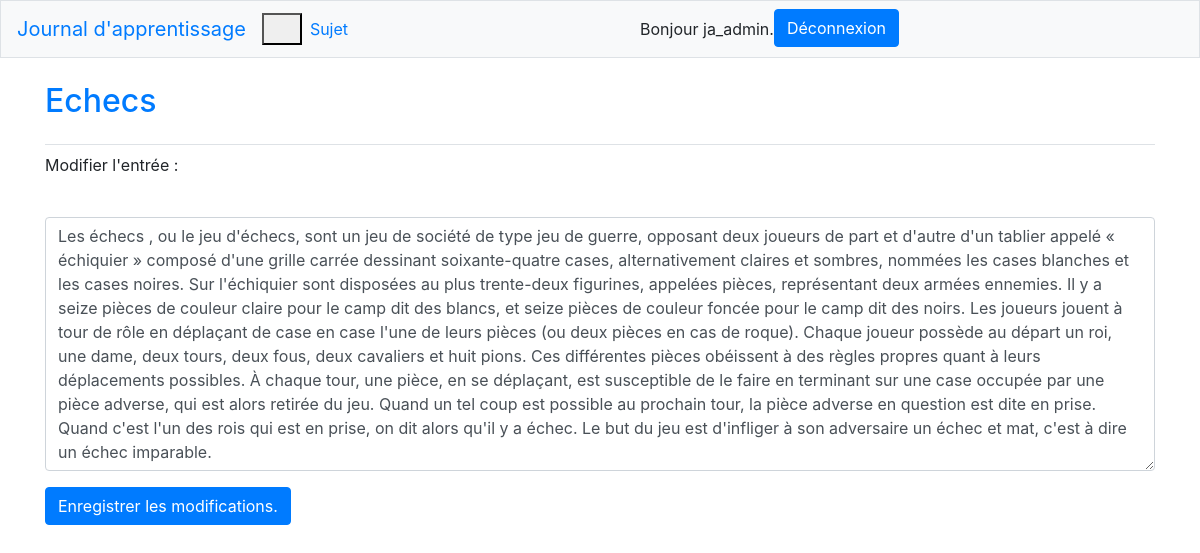
The page /edit_entry/1/ (signed in) on the database its author committed.
### journaux_apprentissage/models.py (models this page shows, shortened)
class Topic(models.Model):
    text = models.CharField(max_length=200)
    date_added = models.DateTimeField(auto_now_add=True)
    owner = models.ForeignKey(User, on_delete=models.CASCADE)
    def __str__(self):
        return self.text

class Entry(models.Model):
    topic = models.ForeignKey(Topic, on_delete=models.CASCADE)
    date_added = models.DateTimeField(auto_now_add=True)
    text = models.TextField()
    class Meta:
        verbose_name_plural = 'entries'

### journaux_apprentissage/views.py (the view)
# urls.py: path('edit_entry/<int:entry_id>/', views.edit_entry, name='edit_entry'),
@login_required
def edit_entry(request, entry_id):
    entry = Entry.objects.get(id=entry_id)
    topic = entry.topic
    if topic.owner != request.user:
        raise Http404
    if request.method != 'POST':
        form = EntryForm(instance=entry)
    else:
        form = EntryForm(instance=entry, data=request.POST)
        if form.is_valid():
            form.save()
            return redirect('journaux_apprentissage:topic', topic_id=topic.id)
    context = {'entry': entry, 'topic': topic, 'form': form}
    return render(request, 'journaux_apprentissage/edit_entry.html', context)

### journaux_apprentissage/forms.py
class EntryForm(forms.ModelForm):
    class Meta:
        model = Entry
        fields = ['text']
        labels = {'text': ''}
        widgets =  {'text': forms.Textarea(attrs={'cols': 80})}

### journaux_apprentissage/templates/journaux_apprentissage/edit_entry.html (shortened to what this page needs)
{% extends "journaux_apprentissage/base.html" %}
{% load bootstrap4 %}
{% block page_header %}
    <h2>
        <p><a href="{% url 'journaux_apprentissage:topic' topic.id %}">
            {{ topic }}</a></p>
{% endblock page_header %}
{% block content %}
    <p>Modifier l'entrée :</p>
    <form method="post" action="{% url 'journaux_apprentissage:edit_entry' entry.id %}"
        class="form">
        {% bootstrap_form form %}
        {% buttons %}
            <button name="submit" class="btn btn-primary">
                Enregistrer les modifications.</button>
        {% endbuttons %}
    </form>
{% endblock content %}

### journaux_apprentissage/templates/journaux_apprentissage/base.html (shortened to what this page needs)
{% load bootstrap4 %}
<!doctype html>
<html lang="fr">
<head>
    {% bootstrap_css %}
</head>
<body>
    <nav class="navbar navbar-expand-md navbar light bg-light mb-4 border">
    <a class="navbar-brand" href="{% url 'journaux_apprentissage:index' %}">
        Journal d'apprentissage</a>
    <button class="navbar-toogler" type="button" data-toggle="collapse"
        data-target="#navbarCollapse" aria-controls="navbarCollapse"
        aria-expanded="false" aria-label="Toogle navigation">
        <span class="navbar-toggler-icon"></span>
    </button>
    <div class="collapse navbar-collapse" id="navbarCollapse">
        <ul class="navbar-nav mr-auto">
            <li class="nav-item">
                <a class="nav-link"
                    href="{% url 'journaux_apprentissage:topics' %}">Sujet</a>
            </li>
        </ul>
        <ul class="navbar-nav mr-auto">
            {% if user.is_authenticated %}
                <li class="nav-item">
                    <span class="navbar-text">Bonjour {{ user.username }}.</span>
                </li>
                <li>
                    <form method="post" action="{% url 'utilisateurs:logout' %}">
                        <button name="submit" class="btn btn-primary ">Déconnexion</button>
                    </form>
                </li>
            {% endif %}
        </ul>
    </div>
    </nav>
    <main role="main" class="container">
        <div class="pb-2 mb-2 border-bottom">
            {% block page_header %}{% endblock page_header %}
        </div>
        <div>
            {% block content %}{% endblock content %}
        </div>
    </main>
</body>

### rows shown on the page
Topic: text "Echecs"
Entry: text "Les échecs , ou le jeu d'échecs, sont un jeu de société de type jeu de guerre, opposant deux joueurs de part et d'autre d'un tablier appelé « échiquier » composé d'une grille carrée dessinant soixante-quatre cases, alternativement claires et sombres, nommées les cases blanches et les cases noires. Sur l'échiquier sont disposées au plus trente-deux figurines, appelées pièces, représentant deux armées ennemies. Il y a seize pièces de couleur claire pour le camp dit des blancs, et seize pièces de couleur foncée pour le camp dit des noirs. Les joueurs jouent à tour de rôle en déplaçant de case en case l'une de leurs pièces (ou deux pièces en cas de roque). Chaque joueur possède au départ un…"

### other values the page prints
{{ user.username }} "ja_admin"
